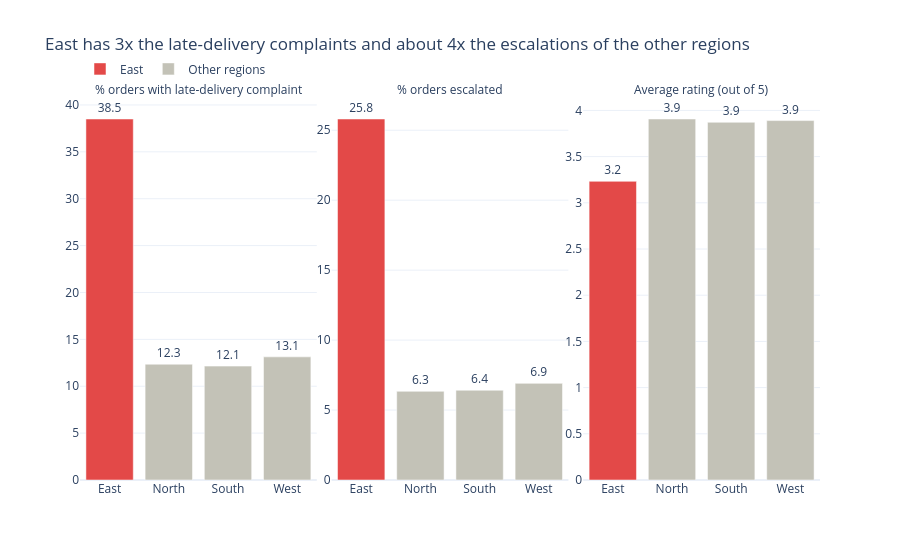

Notebook code cell kept with this figure:
### Code cell
# CHART 3: region scorecard (three small panels, one measure each)
c3 = reg.reset_index().melt(id_vars="region_at_order", value_vars=["late_delivery_rate", "escalation_rate", "avg_rating"],
                            var_name="measure", value_name="value")
c3["measure"] = c3["measure"].map({"late_delivery_rate": "% orders with late-delivery complaint",
                                   "escalation_rate": "% orders escalated",
                                   "avg_rating": "Average rating (out of 5)"})
c3["highlight"] = np.where(c3["region_at_order"] == "East", "East", "Other regions")

fig3 = px.bar(c3, x="region_at_order", y="value", color="highlight", facet_col="measure",
              text=c3["value"].round(1),
              color_discrete_map={"East": RED, "Other regions": GREY},
              title="East has 3x the late-delivery complaints and about 4x the escalations of the other regions",
              labels={"region_at_order": "", "value": "", "highlight": ""},
              template="plotly_white")
fig3.update_yaxes(matches=None, showticklabels=True)
fig3.for_each_annotation(lambda a: a.update(text=a.text.split("=")[-1]))
fig3.update_traces(textposition="outside")
fig3.update_layout(legend=dict(orientation="h", y=1.12, x=0))
save_chart(fig3, "chart3_east_region_service")
fig3.show()

### Figure 1 — Plotly figure (JSON) as saved in the notebook; plotly's stock layout.template omitted (floating-point values rounded to 4 significant figures)
{"data": [{"hovertemplate": "=%{y}<br>measure=% orders with late-delivery complaint<br>text=%{text}<extra></extra>", "legendgroup": "East", "marker": {"color": "#e34948", "pattern": {"shape": ""}}, "name": "East", "orientation": "v", "showlegend": true, "text": [38.5], "textposition": "outside", "type": "bar", "x": ["East"], "xaxis": "x", "y": [38.5], "yaxis": "y"}, {"hovertemplate": "=%{y}<br>measure=% orders escalated<br>text=%{text}<extra></extra>", "legendgroup": "East", "marker": {"color": "#e34948", "pattern": {"shape": ""}}, "name": "East", "orientation": "v", "showlegend": false, "text": [25.8], "textposition": "outside", "type": "bar", "x": ["East"], "xaxis": "x2", "y": [25.8], "yaxis": "y2"}, {"hovertemplate": "=%{y}<br>measure=Average rating (out of 5)<br>text=%{text}<extra></extra>", "legendgroup": "East", "marker": {"color": "#e34948", "pattern": {"shape": ""}}, "name": "East", "orientation": "v", "showlegend": false, "text": [3.2], "textposition": "outside", "type": "bar", "x": ["East"], "xaxis": "x3", "y": [3.233], "yaxis": "y3"}, {"hovertemplate": "=%{y}<br>measure=% orders with late-delivery complaint<br>text=%{text}<extra></extra>", "legendgroup": "Other regions", "marker": {"color": "#c3c2b7", "pattern": {"shape": ""}}, "name": "Other regions", "orientation": "v", "showlegend": true, "text": [12.3, 12.1, 13.1], "textposition": "outside", "type": "bar", "x": ["North", "South", "West"], "xaxis": "x", "y": [12.35, 12.15, 13.13], "yaxis": "y"}, {"hovertemplate": "=%{y}<br>measure=% orders escalated<br>text=%{text}<extra></extra>", "legendgroup": "Other regions", "marker": {"color": "#c3c2b7", "pattern": {"shape": ""}}, "name": "Other regions", "orientation": "v", "showlegend": false, "text": [6.3, 6.4, 6.9], "textposition": "outside", "type": "bar", "x": ["North", "South", "West"], "xaxis": "x2", "y": [6.339, 6.417, 6.907], "yaxis": "y2"}, {"hovertemplate": "=%{y}<br>measure=Average rating (out of 5)<br>text=%{text}<extra></extra>", "legendgroup": "Other regions", "marker": {"color": "#c3c2b7", "pattern": {"shape": ""}}, "name": "Other regions", "orientation": "v", "showlegend": false, "text": [3.9, 3.9, 3.9], "textposition": "outside", "type": "bar", "x": ["North", "South", "West"], "xaxis": "x3", "y": [3.907, 3.872, 3.89], "yaxis": "y3"}], "layout": {"annotations": [{"font": {}, "showarrow": false, "text": "% orders with late-delivery complaint", "x": 0.16, "xanchor": "center", "xref": "paper", "y": 1.0, "yanchor": "bottom", "yref": "paper"}, {"font": {}, "showarrow": false, "text": "% orders escalated", "x": 0.5, "xanchor": "center", "xref": "paper", "y": 1.0, "yanchor": "bottom", "yref": "paper"}, {"font": {}, "showarrow": false, "text": "Average rating (out of 5)", "x": 0.84, "xanchor": "center", "xref": "paper", "y": 1.0, "yanchor": "bottom", "yref": "paper"}], "barmode": "relative", "legend": {"orientation": "h", "title": {"text": ""}, "tracegroupgap": 0, "x": 0, "y": 1.12}, "title": {"text": "East has 3x the late-delivery complaints and about 4x the escalations of the other regions"}, "xaxis": {"anchor": "y", "domain": [0.0, 0.32], "title": {"text": ""}}, "xaxis2": {"anchor": "y2", "domain": [0.34, 0.66], "matches": "x", "title": {"text": ""}}, "xaxis3": {"anchor": "y3", "domain": [0.68, 1.0], "matches": "x", "title": {"text": ""}}, "yaxis": {"anchor": "x", "domain": [0.0, 1.0], "showticklabels": true, "title": {"text": ""}}, "yaxis2": {"anchor": "x2", "domain": [0.0, 1.0], "showticklabels": true}, "yaxis3": {"anchor": "x3", "domain": [0.0, 1.0], "showticklabels": true}}}
